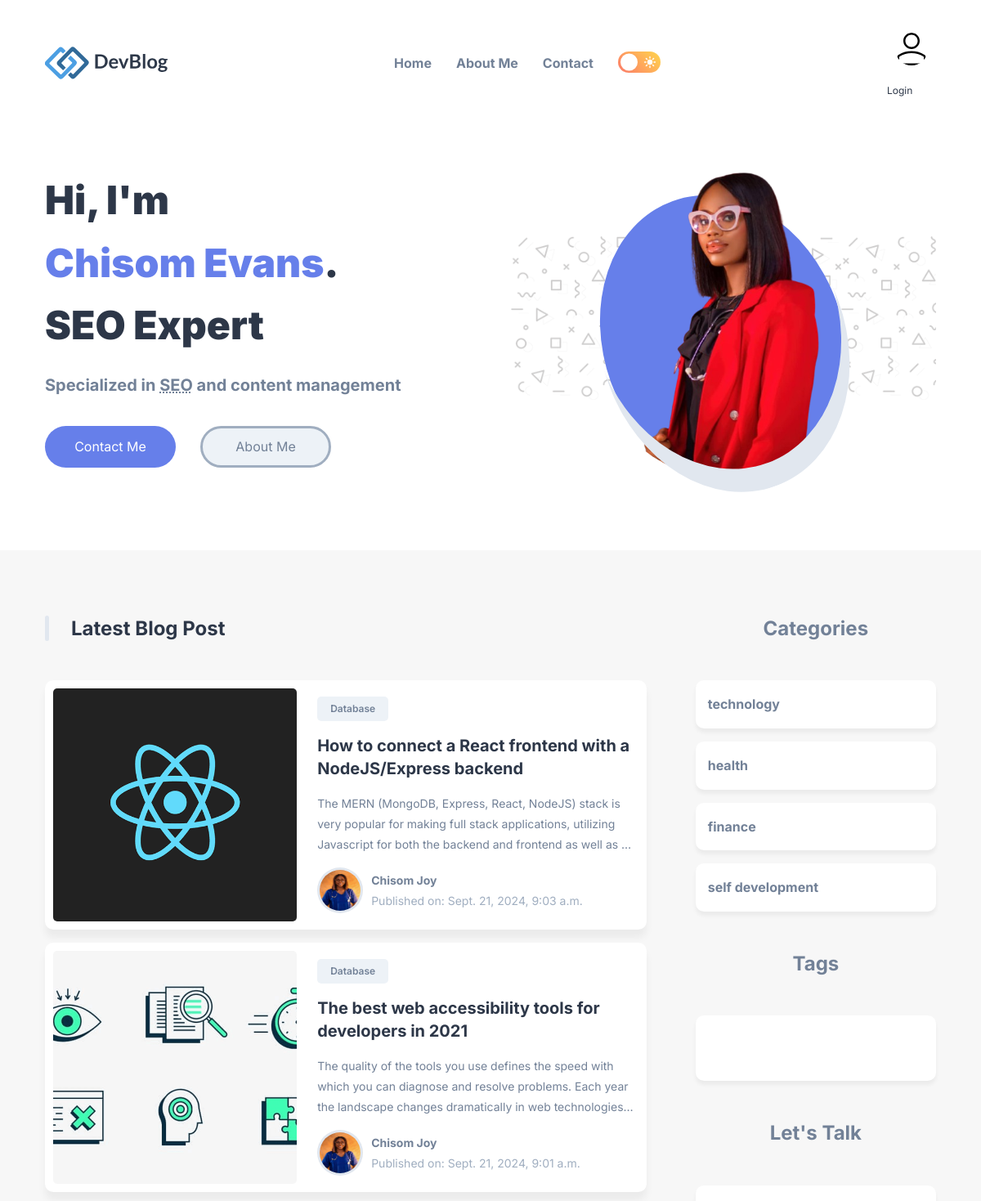
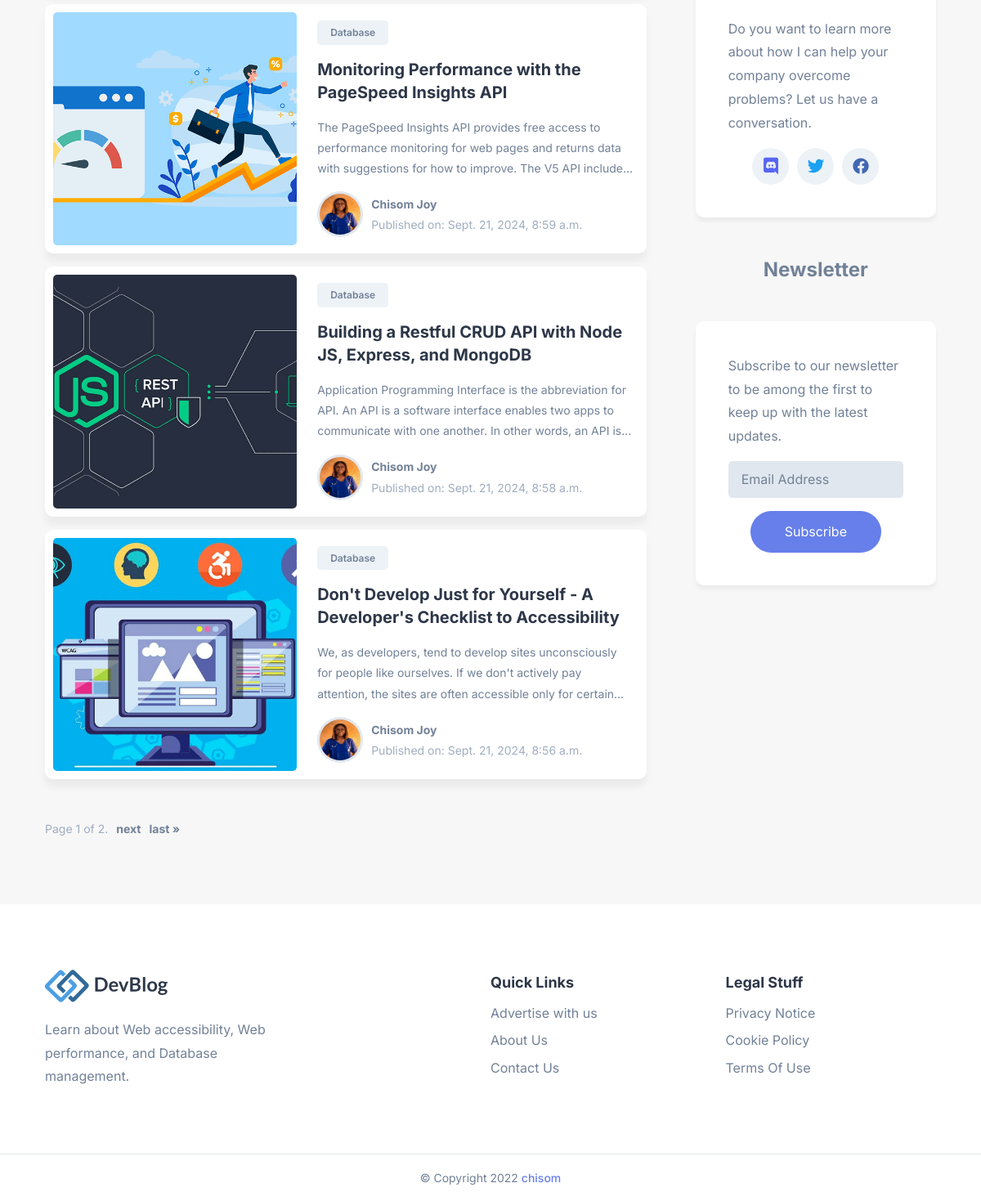
The page / on the database its author committed (2 pictures, top to bottom).
### somy/models.py (models this page shows, shortened)
class Blog(models.Model):
    title = models.CharField(max_length=200)
    slug = models.SlugField(max_length=200, unique=True)
    author = models.ForeignKey(settings.AUTH_USER_MODEL, on_delete=models.CASCADE)
    content = models.TextField()
    category = models.ForeignKey(Category, on_delete=models.SET_NULL, null=True, blank=True)
    subcategory = models.ForeignKey(SubCategory, on_delete=models.SET_NULL, null=True, blank=True)
    tags = models.ManyToManyField(Tag, blank=True)
    created = models.DateTimeField(auto_now_add=True)
    updated = models.DateTimeField(auto_now=True)
    published = models.BooleanField(default=False)
    image = models.ImageField(upload_to='blog_images/', null=True, blank=True)
    class Meta:
        ordering = ['-created']

class User(AbstractUser):
    name = models.CharField(max_length=200, null=True)
    username = models.CharField(max_length=200, null=True)
    email = models.EmailField(unique=True, null=True)
    bio = models.TextField(null=True)
    avatar = models.ImageField(null=True, default="avatar.svg")
    is_author = models.BooleanField(default=False)
    USERNAME_FIELD = 'email'
    REQUIRED_FIELDS = []

class Category(models.Model):
    name = models.CharField(max_length=200)
    slug = models.SlugField(unique=True)

### somy/views.py (the view)
# urls.py: path('', include('somy.urls')),  # Include the blog app URLs
def blog(request):
    blogs = Blog.objects.all().order_by('-created')  # Get all posts and order by newest
    categories = Category.objects.all()  # Fetch all categories
    tags = Tag.objects.all() # Fetch all tags
    paginator = Paginator(blogs, 5)  # Show 5 blogs per page
    page_number = request.GET.get('page')
    page_obj = paginator.get_page(page_number)
    return render(request, 'somy/blog.html', {'page_obj': page_obj, 'categories': categories, tags: 'tags'})

### somy/templates/somy/blog.html (shortened to what this page needs)
<!DOCTYPE html>
{% load static %}
<html lang="en">
<head>
  <link rel="stylesheet" href="{% static 'css/style.min.css' %}">
</head>
<body class="light-theme">
  <header>
    <div class="container">
      <nav class="navbar">
        <a href="#">
          <img src="{% static 'images/logo-light.svg' %}" alt="Devblog's logo" width="150" height="40" class="logo-light">
        </a>
        <div class="flex-wrapper">
          <ul class="desktop-nav">
            <li class="nav-item">
              <a href="{% url 'blog' %}" class="nav-link">Home</a>
            </li>
            <li>
              <a href="#" class="nav-link">About Me</a>
            </li>
            <li>
              <a href="#" class="nav-link">Contact</a>
            </li>
          </ul>
          <button class="theme-btn theme-btn-desktop light">
            <ion-icon name="moon" class="moon"></ion-icon>
            <ion-icon name="sunny" class="sun"></ion-icon>
          </button>
        </div>
        <div class="user-profile desktop-profile">
          <div class="user-img">
              <img src="{% if user.is_authenticated %}{% if user.avatar %}{% static user.avatar.url %}{% else %}{% static 'images/user.svg' %}{% endif %}{% else %}{% static 'images/user.svg' %}{% endif %}" alt="User profile picture" class="user-profile-img" />
          </div>
          <a href="{% if user.is_authenticated %}{% url 'profile' %}{% else %}{% url 'login' %}{% endif %}">
              <span class="username">{% if user.is_authenticated %}{{ user.name }}{% else %}Login{% endif %}</span>
          </a>
        </div>
      </nav>
    </div>
  </header>
  <main>
    <div class="hero">
      <div class="container">
        <div class="left">
          <h1 class="h1">
            Hi, I'm <b>Chisom&nbsp;Evans</b>.
            <br>SEO Expert
          </h1>
          <p class="h3">
            Specialized in <abbr title="Accessibility">SEO</abbr>
            and content management
          </p>
          <div class="btn-group">
            <a href="#" class="btn btn-primary">Contact Me</a>
            <a href="#" class="btn btn-secondary">About Me</a>
          </div>
        </div>
        <div class="right">
          <div class="img-box">
            <img src="{% static 'images/chisom.png' %}" alt="Chisom Evans" class="hero-img">
            <div class="shape shape-2"></div>
          </div>
        </div>
      </div>
    </div>
    <div class="main">
      <div class="container">
        <div class="blog">
          <h2 class="h2">Latest Blog Post</h2>
          <div class="blog-card-group">
            {% for blog in page_obj %}
                <div class="blog-card">
                    <div class="blog-card-banner">
                        <img src="{{ blog.image.url }}" alt="{{ blog.title }}" width="250" class="blog-banner-img">
                    </div>
                    <div class="blog-content-wrapper">
                        <button class="blog-topic text-tiny">Database</button>
                        <h3>
                            <a href="{% url 'blogdetail' blog.id %}" class="h3">{{ blog.title }}</a>
                        </h3>
                        <p class="blog-text">{{ blog.content }}</p>
                        <div class="wrapper-flex">
                            <div class="profile-wrapper">
                                <img src="{{ blog.author.avatar.url }}" alt="{{ blog.author.name }}" width="50" height="50">
                            </div>
                            <div class="wrapper">
                                <a href="#" class="h4">{{ blog.author.name }}</a>
                                <p class="text-sm">Published on: {{ blog.created }}</p>
                            </div>
                        </div>
                    </div>
                </div>
            {% empty %}
                <div>No posts available.</div>
            {% endfor %}
         </div>
        <div class="pagination">
            <span class="step-links">
                <span class="text-sm ">
                    Page {{ page_obj.number }} of {{ page_obj.paginator.num_pages }}.
                </span>
                {% if page_obj.has_next %}
                <div class="next">
                  <a href="?page={{ page_obj.next_page_number }}" class="h4">next</a>
                  <a href="?page={{ page_obj.paginator.num_pages }}" class="h4">last &raquo;</a>
                </div>
                {% endif %}
            </span>
        </div>
        </div>
        <div class="aside">
          <div class="topics">
              <h2 class="h2">Categories</h2>
              {% for category in categories %}
                  <a href="{% url 'blogs_by_category' category.slug %}" class="topic-btn">
                      <p>{{ category.name }}</p>
                  </a>
              {% endfor %}
          </div>
          <div class="tags">
              <h2 class="h2">Tags</h2>
              <div class="wrapper">
              </div>
          </div>
          <div class="contact">
              <h2 class="h2">Let's Talk</h2>
              <div class="wrapper">
                  <p>Do you want to learn more about how I can help your company overcome problems? Let us have a conversation.</p>
                  <ul class="social-link">
                      <li>
                          <a href="#" class="icon-box discord">
                              <ion-icon name="logo-discord"></ion-icon>
                          </a>
                      </li>
                      <li>
                          <a href="#" class="icon-box twitter">
                              <ion-icon name="logo-twitter"></ion-icon>
                          </a>
                      </li>
                      <li>
                          <a href="#" class="icon-box facebook">
                              <ion-icon name="logo-facebook"></ion-icon>
                          </a>
                      </li>
                  </ul>
              </div>
          </div>
          <div class="newsletter">
              <h2 class="h2">Newsletter</h2>
              <div class="wrapper">
                  <p>Subscribe to our newsletter to be among the first to keep up with the latest updates.</p>
                  <form action="{% url 'newsletter_signup' %}" method="post">
                      <input type="email" name="email" placeholder="Email Address" required>
                      <button type="submit" class="btn btn-primary">Subscribe</button>
                  </form>
              </div>
          </div>
        </div>
      </div>
    </div>
  </main>
  <footer>
    <div class="container">
      <div class="wrapper">
        <a href="#" class="footer-logo">
          <img src="{% static '/images/logo-light.svg'%}" alt="DevBlog's Logo" width="150" height="40" class="logo-light">
        </a>
        <p class="footer-text">
          Learn about Web accessibility, Web performance, and Database management.
        </p>
      </div>
      <div class="wrapper">
        <p class="footer-title">Quick Links</p>
        <ul>
          <li>
            <a href="#" class="footer-link">Advertise with us</a>
          </li>
          <li>
            <a href="#" class="footer-link">About Us</a>
          </li>
          <li>
            <a href="#" class="footer-link">Contact Us</a>
          </li>
        </ul>
      </div>
      <div class="wrapper">
        <p class="footer-title">Legal Stuff</p>
        <ul>
          <li>
            <a href="#" class="footer-link">Privacy Notice</a>
          </li>
          <li>
            <a href="#" class="footer-link">Cookie Policy</a>
          </li>
          <li>
            <a href="#" class="footer-link">Terms Of Use</a>
          </li>
        </ul>
      </div>
    </div>
    <p class="copyright">
      &copy; Copyright 2022 <a href="#">chisom</a>
    </p>
  </footer>
</body>
</html>

### somy/templates/somy/blog.html (style rules this page uses)
.user-profile { display: flex; flex-direction: column; gap: 5px; }
.user-img { width: 60px; height: 60px; border-radius: 50%; display: flex; align-items: center; justify-content: center; }
.user-img img { width: 40px; height: 40px; object-fit: cover; border-radius: 50%; }
.user-profile span { font-size: 12px; color: var(--foreground-primary); }
.step-links { display: flex; gap: 10px; }
.next { display: flex; gap: 10px; }

### rows shown on the page
Blog: image (picture), title "How to connect a React frontend with a NodeJS/Express backend", content "The MERN (MongoDB, Express, React, NodeJS) stack is very popular for making full stack applications, utilizing Javascript for both the backend and frontend as well as…", author.avatar (picture), author.name "Chisom Joy", created "Sept. 21, 2024, 9:03 a.m."
Blog: image (picture), title "The best web accessibility tools for developers in 2021", content "The quality of the tools you use defines the speed with which you can diagnose and resolve problems. Each year the landscape changes dramatically in web…", author.avatar (picture), author.name "Chisom Joy", created "Sept. 21, 2024, 9:01 a.m."
Blog: image (picture), title "Monitoring Performance with the PageSpeed Insights API", content "The PageSpeed Insights API provides free access to performance monitoring for web pages and returns data with suggestions for how to improve. The V5 API…", author.avatar (picture), author.name "Chisom Joy", created "Sept. 21, 2024, 8:59 a.m."
Blog: image (picture), title "Building a Restful CRUD API with Node JS, Express, and MongoDB", content "Application Programming Interface is the abbreviation for API. An API is a software interface enables two apps to communicate with one another. In other words, an API is…", author.avatar (picture), author.name "Chisom Joy", created "Sept. 21, 2024, 8:58 a.m."
Blog: image (picture), title "Don't Develop Just for Yourself - A Developer's Checklist to Accessibility", content "We, as developers, tend to develop sites unconsciously for people like ourselves. If we don't actively pay attention, the sites are often accessible only for…", author.avatar (picture), author.name "Chisom Joy", created "Sept. 21, 2024, 8:56 a.m."
Category: name "technology"
Category: name "health"
Category: name "finance"
Category: name "self development"

### other values the page prints
{{ page_obj.number }} "1"
{{ page_obj.paginator.num_pages }} "2"
